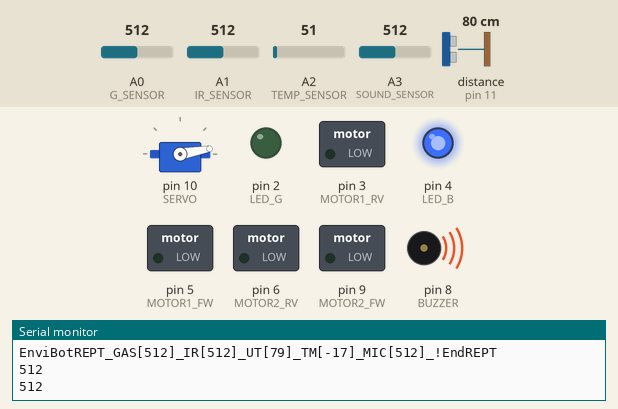
Bench run of a sketch on a simulated Arduino Leonardo, built with avr-gcc and run on an emulated ATmega32U4. On the bench: servo, switched loads named in the sketch (green lamp = pin HIGH), output pins drawn as LEDs (lit = HIGH), buzzer (waves = sounding, pin HIGH), the last lines printed to the serial monitor. Wiring (inferred from the names in the program): ultrasonic range finder: trigger pin 12; echo pin 11. The inputs (shaded band) are chosen by the test bench; at power-on: A0 (G_SENSOR) = 512, A1 (IR_SENSOR) = 512, A2 (TEMP_SENSOR) = 51, A3 (SOUND_SENSOR) = 512, distance to the obstacle (sensor on pin 11) 80 cm. The echo pulse lasts 58.3 µs per cm; pins used as bus, display or sensor lines are not drawn.

Above: at 1.2 s.
1.3 s: A0 (G_SENSOR) set to 485
At 3.1 s:
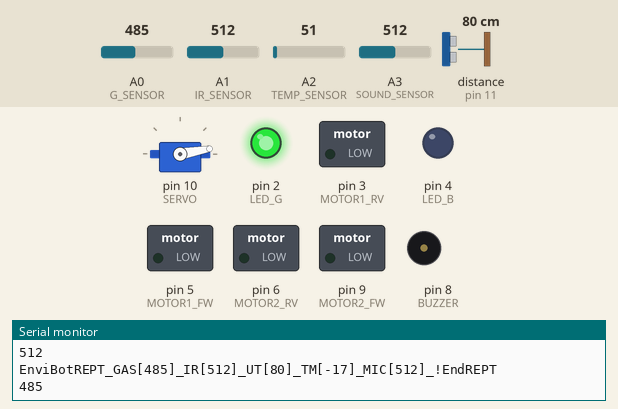
3.5 s: A0 (G_SENSOR) set to 510
At 4.7 s:
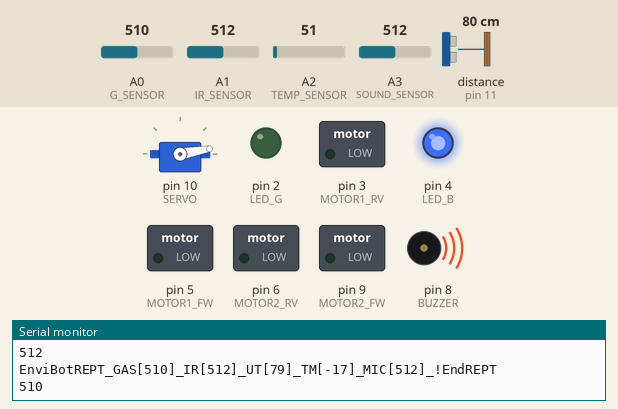
5.5 s: A0 (G_SENSOR) set to 490
At 7.4 s:
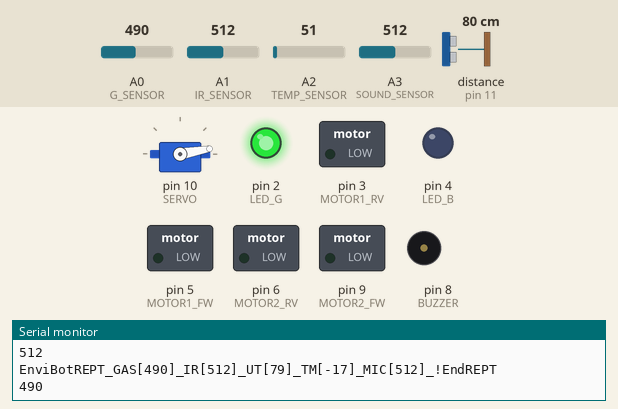
Timing chart, 0 to 8.9 s (numbered marks = the images above; inputs shaded):
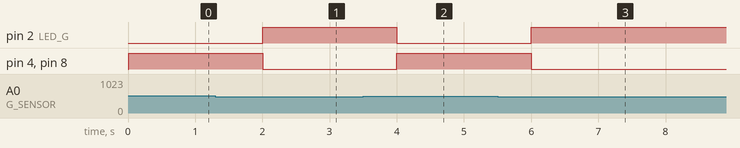

Measured:
- the behaviour switches between 501 and 500 on A0 (G_SENSOR) (found by bisection; images 0 and 1)
- after the input at 1.3 s, pin 2 (LED_G): LOW → HIGH after 0.70 s; pin 4 (LED_B), pin 8 (BUZZER): HIGH → LOW after 0.70 s
- after the input at 3.5 s, pin 2 (LED_G): HIGH → LOW after 0.50 s; pin 4 (LED_B), pin 8 (BUZZER): LOW → HIGH after 0.50 s
- after the input at 5.5 s, pin 2 (LED_G): LOW → HIGH after 0.50 s; pin 4 (LED_B), pin 8 (BUZZER): HIGH → LOW after 0.50 s

The sketch:

robot_galileo.ino
```cpp
#include<pt.h>
#include<Servo.h>
#include<string.h>
#include<wire.h>

// ProtoThread.
#define PT_DELAY(pt, ms, ts) \
  ts = millis(); \
  PT_WAIT_WHILE(pt, millis()-ts < (ms));


// GPIO Pins Definition.
#define G_SENSOR A0
#define IR_SENSOR A1
#define TEMP_SENSOR A2
#define SOUND_SENSOR A3
#define LED_G 2
#define MOTOR1_RV 3
#define LED_B 4
#define MOTOR1_FW 5
#define MOTOR2_RV 6
#define BUZZER 8
#define MOTOR2_FW 9
#define SERVO 10
#define ULTRA_ECHO 11
#define ULTRA_TRIG 12

Servo head;
int gasValue, irValue, tempValue, micValue;
String receivedSerial;
char MV[2];
char TN[2];
char HD[2];
long distance, duration;

struct pt pt_taskGas;
struct pt pt_taskIR;
struct pt pt_taskUltra;
struct pt pt_taskServo;
struct pt pt_taskSendSerial;
struct pt pt_taskMotor;
struct pt pt_taskTemp;
struct pt pt_taskMic;

PT_THREAD(taskSendSerial(struct pt* pt)) {
    static uint32_t ts;
    PT_BEGIN(pt);
    while (1) {
        sendSerial();
        PT_DELAY(pt, 600, ts);
    }
    PT_END(pt);
}

void sendSerial() {
    String fromboard = "EnviBotREPT_GAS[" + String(gasValue) + "]_IR[" + String(irValue) + "]_UT[" + String(distance) +"]_TM["+String(tempValue) +"]_MIC["+String(micValue)+"]_!EndREPT";
    Serial.println(fromboard);
    Serial.println(gasValue);
    Serial.flush();
    Serial1.print(fromboard);
    Serial1.print('\r');
}

void serialEvent() {
    if (Serial1.available() > 0) {
        receivedSerial = Serial1.readStringUntil('\r');
        if (receivedSerial.length() > 15) {
            memcpy(MV, &receivedSerial[15], 1);
            memcpy(TN, &receivedSerial[21], 1);
            memcpy(HD, &receivedSerial[27], 1);
        }
        Serial1.flush();
    }
}

PT_THREAD(taskGas(struct pt* pt)) {
    static uint32_t ts;
    PT_BEGIN(pt);
    while (1) {
        gasValue = analogRead(G_SENSOR);
        PT_DELAY(pt, 1000, ts);
    }
    PT_END(pt);
}

PT_THREAD(taskIR(struct pt* pt)) {
    static uint32_t ts;
    PT_BEGIN(pt);
    while (1) {
        irValue = analogRead(IR_SENSOR);
        PT_DELAY(pt, 1000, ts);
    }
    PT_END(pt);
}

PT_THREAD(taskUltra(struct pt* pt)) {
    static uint32_t ts;
    PT_BEGIN(pt);
    while (1) {
        digitalWrite(ULTRA_TRIG, LOW);
        delayMicroseconds(2);
        digitalWrite(ULTRA_TRIG, HIGH);
        delayMicroseconds(10);
        digitalWrite(ULTRA_TRIG, LOW);
        duration = pulseIn(ULTRA_ECHO, HIGH);
        distance = (duration / 2) / 29.1;
        PT_DELAY(pt, 1000, ts);
    }
    PT_END(pt);
}

PT_THREAD(taskServo(struct pt* pt)) {
    static uint32_t ts;
    PT_BEGIN(pt);

    /////////////////////////////////////
    // Head Ctrl Variables Description //
    /////////////////////////////////////
    // HD[0] <- Head Control Value     //
    //   -> '0' == Center              //
    //   -> '1' == Look Left           //
    //   -> '2' == Look Right          //
    /////////////////////////////////////

    while (1) {
        switch (HD[0]) {
            case '1':
                head.write(170);
                break;
            case '0':
                head.write(110);
                break;
            case '2':
                head.write(55);
                break;
        }
        PT_DELAY(pt, 500, ts);
    }
    PT_END(pt);
}

PT_THREAD(taskMotor(struct pt* pt)) {
    static uint32_t ts;
    PT_BEGIN(pt);

    /////////////////////////////////////
    // Movement Variables Description  //
    /////////////////////////////////////
    // MV[0] <- Movement Control Value //
    //   -> '0' == Hold Postion (Stop) //
    //   -> '1' == Move Forward        //
    //   -> '2' == Move Backward       //
    /////////////////////////////////////
    // TN[0] <- Turn Control Value     //
    //   -> '0' == No Turning          //
    //   -> '1' == Turn Left           //
    //   -> '2' == Turn Right          //
    /////////////////////////////////////

    while (1) {
        switch (MV[0]) {
            case '0':
                // Stop.
                digitalWrite(MOTOR1_RV, LOW);
                digitalWrite(MOTOR1_FW, LOW);
                digitalWrite(MOTOR2_RV, LOW);
                digitalWrite(MOTOR2_FW, LOW);
                break;
            case '1':
                // Forward.
                if (TN[0] == '1') {
                    digitalWrite(MOTOR1_RV, LOW);
                    digitalWrite(MOTOR1_FW, LOW);
                    digitalWrite(MOTOR2_RV, LOW);
                    digitalWrite(MOTOR2_FW, HIGH);
                } else if (TN[0] == '2') {
                    digitalWrite(MOTOR1_RV, LOW);
                    digitalWrite(MOTOR1_FW, HIGH);
                    digitalWrite(MOTOR2_RV, LOW);
                    digitalWrite(MOTOR2_FW, LOW);
                } else {
                    digitalWrite(MOTOR1_RV, LOW);
                    digitalWrite(MOTOR1_FW, HIGH);
                    digitalWrite(MOTOR2_RV, LOW);
                    digitalWrite(MOTOR2_FW, HIGH);
                }
                break;
            case '2':
                // Backward.
                if (TN[0] == '1') {
                    digitalWrite(MOTOR1_RV, LOW);
                    digitalWrite(MOTOR1_FW, LOW);
                    digitalWrite(MOTOR2_RV, HIGH);
                    digitalWrite(MOTOR2_FW, LOW);
                } else if (TN[0] == '2') {
                    digitalWrite(MOTOR1_RV, HIGH);
                    digitalWrite(MOTOR1_FW, LOW);
                    digitalWrite(MOTOR2_RV, LOW);
                    digitalWrite(MOTOR2_FW, LOW);
                } else {
                    digitalWrite(MOTOR1_RV, HIGH);
                    digitalWrite(MOTOR1_FW, LOW);
                    digitalWrite(MOTOR2_RV, HIGH);
                    digitalWrite(MOTOR2_FW, LOW);
                }
                break;
        }
        switch (TN[0]) {
            case '1':
                // Left.
                if (MV[0] == '0') {
                    digitalWrite(MOTOR1_RV, HIGH);
                    digitalWrite(MOTOR1_FW, LOW);
                    digitalWrite(MOTOR2_RV, LOW);
                    digitalWrite(MOTOR2_FW, HIGH);
                }
                break;
            case '2':
                // Right.
                if (MV[0] == '0') {
                    digitalWrite(MOTOR1_RV, LOW);
                    digitalWrite(MOTOR1_FW, HIGH);
                    digitalWrite(MOTOR2_RV, HIGH);
                    digitalWrite(MOTOR2_FW, LOW);
                }
                break;
        }
        PT_DELAY(pt, 1000, ts);
    }
    PT_END(pt);
}

PT_THREAD(taskTemp(struct pt* pt)) {
    static uint32_t ts;
    PT_BEGIN(pt);
    while (1) {
        tempValue = ((25 * analogRead(TEMP_SENSOR) - 2050) / 100) - 10;
        PT_DELAY(pt, 1000, ts);
    }
    PT_END(pt);
}

PT_THREAD(taskMic(struct pt* pt)) {
    static uint32_t ts;
    PT_BEGIN(pt);
    while (1) {
        micValue = analogRead(SOUND_SENSOR);
        Serial.println(micValue);
        PT_DELAY(pt, 1000, ts);
    }
    PT_END(pt);
}

void setup() {
    // Begin serial connections.
    // Serial1 -> NodeMCU.
    Serial1.begin(115200);
    // Serial -> Serial over USB.
    Serial.begin(9600);

    // Gas Sensor Pin Initialization.
    pinMode(G_SENSOR, INPUT);
    // Servo Motor Pin Initialization.
    head.attach(SERVO);
    head.write(SERVO);
    // Motor Pins Initialization.
    pinMode(MOTOR1_RV, OUTPUT);
    pinMode(MOTOR1_FW, OUTPUT);
    pinMode(MOTOR2_RV, OUTPUT);
    pinMode(MOTOR2_FW, OUTPUT);
    // Ultrasonic Pins Initialzation.
    pinMode(ULTRA_TRIG, OUTPUT);
    pinMode(ULTRA_ECHO, INPUT);
    // BUZZER Pin Initialization.
    pinMode(BUZZER, OUTPUT);
    // LEDs Pins Initialization.
    pinMode(LED_B, OUTPUT);
    pinMode(LED_G, OUTPUT);
    // Temperature Sensor Pin Initialization.
    pinMode(TEMP_SENSOR, INPUT);
    // Sound Sensor Pin Initialization.
    pinMode(SOUND_SENSOR, INPUT);

    // Initialize ProtoThreads.
    PT_INIT(&pt_taskSendSerial);
    PT_INIT(&pt_taskGas);
    PT_INIT(&pt_taskIR);
    PT_INIT(&pt_taskUltra);
    PT_INIT(&pt_taskServo);
    PT_INIT(&pt_taskMotor);
    PT_INIT(&pt_taskTemp);
}

void loop() {
    serialEvent();                          // Receive control data from NodeMCU.
    taskSendSerial(&pt_taskSendSerial);     // Send environment data to NodeMCU.
    taskGas(&pt_taskGas);                   // Read gas sensor's value.
    taskIR(&pt_taskIR);                     // Read infrared light sensor's value.
    taskUltra(&pt_taskUltra);               // Read ultrasonic sensor's value.
    taskTemp(&pt_taskTemp);                 // Read temperature sensor's value.
    taskMic(&pt_taskMic);                   // Read sound sensor's value.
    taskServo(&pt_taskServo);               // Control head by using servo motor.
    taskMotor(&pt_taskMotor);               // Control movement using motors.

    // Visual and audible alerts for any abnormal environment value.
    if (gasValue > 500 || irValue < 100) {
        digitalWrite(BUZZER, HIGH);
        digitalWrite(LED_B, HIGH);
        digitalWrite(LED_G, LOW);
    } else {
        digitalWrite(BUZZER, LOW);
        digitalWrite(LED_B, LOW);
        digitalWrite(LED_G, HIGH);
    }
}
```
